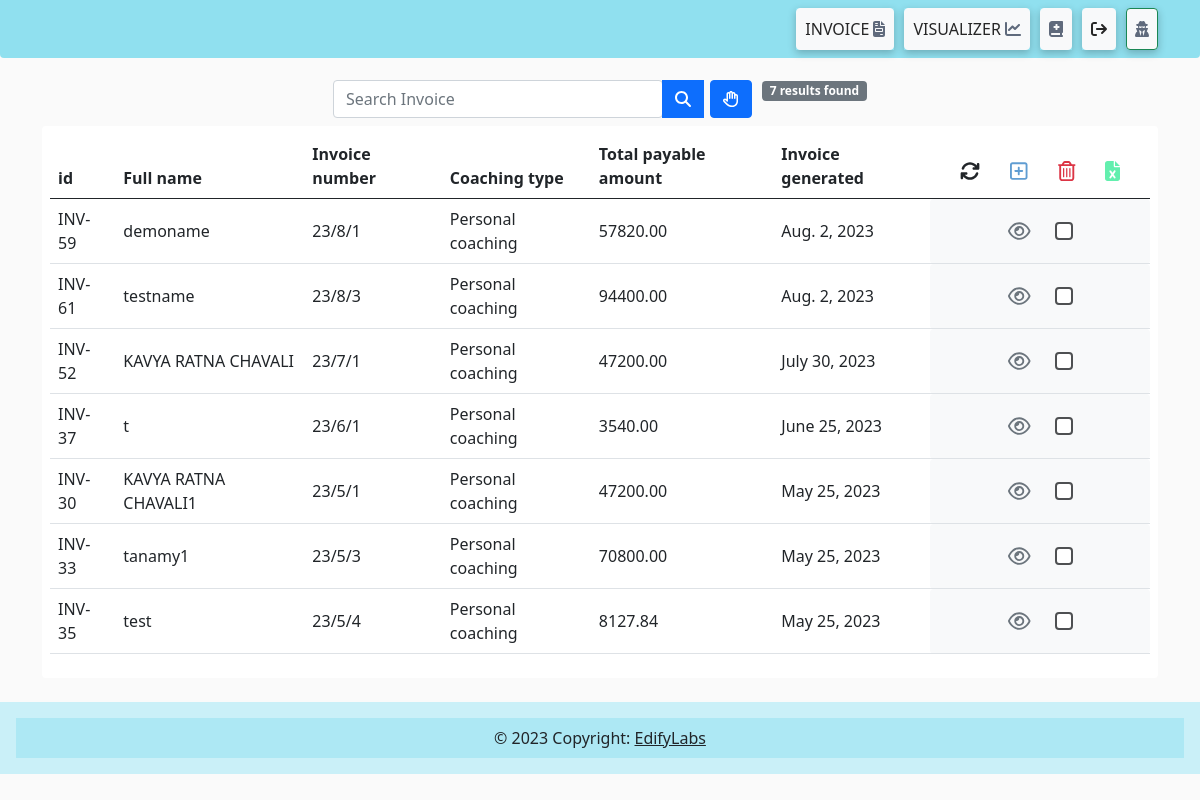
Screenshot of /invoice_display (signed in) with the database file from the repository.
### invoice/models.py (models this page shows, shortened)
class Invoice(models.Model):
    full_name_invoice = models.CharField(max_length=100)
    address_invoice = models.TextField(max_length=150, blank=True)
    GST_invoice = models.CharField(max_length=100 , blank=True)
    invoice_number = models.CharField(max_length=100 , blank=True) #auto
    date_added_invoice = models.DateField(auto_now_add=True ) #auto
    coaching_type_course_invoice = models.ForeignKey(Course, on_delete=models.CASCADE)
    particular_invoice = models.TextField(blank=True)
    amount_invoice  = models.DecimalField(max_digits=20 ,decimal_places=2)
    any_discount_invoice = models.DecimalField(max_digits=20 , decimal_places=2 ,default= 0 ,blank=True)
    total_amount_invoice =  models.DecimalField(max_digits=20 , decimal_places=2 ,default= 0)
    cgst = models.PositiveIntegerField(default=9)
    sgst = models.PositiveIntegerField(default=9)
    igst = models.PositiveIntegerField(default=0)
    cgst_amount = models.DecimalField(max_digits=20, decimal_places=2, default=0)
    sgst_amount = models.DecimalField(max_digits=20, decimal_places=2, default=0)
    igst_amount = models.DecimalField(max_digits=20, decimal_places=2, default=0)
    total_amount_payable_invoice =  models.DecimalField(max_digits=20 , decimal_places=2 ,default= 0)
    def __str__(self):
        return f"{self.full_name_invoice} {self.invoice_number} ({self.date_added_invoice})"
    class Meta:
        ordering = ('-date_added_invoice', )

### clientsapp/models.py (models this page shows)
class Course(models.Model):
    title = models.CharField(" 📌 Title ", max_length=100)
    desc = models.CharField(
        "💬 Small Message?", max_length=100, blank=True, default="")
    date = models.DateTimeField(auto_now_add=True)
    def __str__(self):
        return str(self.title)

### invoice/views.py (the view)
# urls.py: path('invoice_display', invoice_display, name='invoice_display'),
@login_required(login_url='loginPage')
def invoice_display(request):
    all_invoice = Invoice.objects.all()
    print(all_invoice)
    if len(all_invoice) != 0:
        context_invoice_list = { "page": "ALL INVOICE | Edify Lab's Business Tool ",
            "invoice_display": all_invoice, "total_invoice": len(all_invoice)}
    else:
        error = "NO INVOICE - 0"
        context_invoice_list = {"error": error , "page": " ALL INVOICE | Edify Lab's Business Tool "}
    return render(request, "invoice_template/invoice_display.html/", context_invoice_list)

### templates/invoice_template/invoice_display.html (shortened to what this page needs)
{% extends "base.html" %}
{% load crispy_forms_tags %}
{% block content %}
<br>
<div class="container mt-5" style="overflow-x:auto">
    <div class="container-fluid mt-2 mb-2">
        <form method="POST" action="{% url 'search_invoice' %}">
              <div style="display: inline-block;" class="row height d-flex justify-content-center align-items-center">
                <div class="col-md-6">
                    <div class="input-group">
                        <input  type="text" name="title" class="form-control rounded" placeholder="Search Invoice"  />
                        <button type="submit" class="btn btn-primary form-submit-button"> <i class="fas fa-search"></i></button>
                        <div style="margin-left:6px ;">
                            <button class="btn btn-primary" type="button" data-bs-toggle="offcanvas" data-bs-target="#offcanvasTop" aria-controls="offcanvasTop">
                                <i class="fa-regular fa-hand"></i>
                            </button>
                        </div>
                        <div style="margin-left:10px ;">
                            {% if filter_title %}
                                <h6><span class="badge bg-secondary">  {{filter_title_total}}  results found</span></h6>
                            {% elif total_invoice %}
                            <h6><span class="badge bg-secondary"> {{total_invoice}} results found</span></h6>
                            {% else %}
                            <h6><span class="badge bg-secondary"> 0 results found</span></h6>
                            {% endif %}
                        </div>
                    </div>
                </div>
            </div>
        </form>
    </div>
    {% if filter_title %}
    <form method="post" class="bg-white p-2  rounded" action="{% url 'invoice_item_delete' %}">
        {% csrf_token %}
        <table class="table">
            <thead class="border-bottom  fw-bold">
                <tr>
                    <td>id</td>
                    <td>Full name</td>
                    <td>Invoice number</td>
                    <td>Coaching type</td>
                    <td>Total payable amount</td>
                    <td class="text-center " width="20%">
                        <a href="{% url 'invoice_display' %}" class="btn" title="Refresh">
                            <i class="fa-solid fa-arrows-rotate fa-lg"></i>
                        </a>
                        <a href="{% url 'invoice_dashboard' %}" class="btn" title="Generate invoice">
                            <i class="fa-regular fa-square-plus fa-lg" style="color: #609dd2;"></i>
                        </a>
                        <button type="submit" class="btn" title="Delete">
                            <i class="far fa-trash-alt fa-lg text-danger float-right"></i>
                        </button>
                     <a href="{% url 'download_invoice_excel' %}" class="btn"  title="download to excel">
                        <i class="fa-solid fa-file-excel fa-lg" style="color: #63efae;"></i>
                    </a>
                    </td>
                </tr>
            </thead>
            <tbody style="vertical-align: middle;">
                {% for invoice in filter_title %}
                    <tr>
                        <td>INV-{{invoice.id}}</td>
                        <td>{{invoice.full_name_invoice}}</td>
                        <td>{{invoice.invoice_number}}</td>
                        <td>{{invoice.coaching_type_course_invoice}}</td>
                        <td>{{invoice.total_amount_payable_invoice}}</td>
                        <td class="rounded bg-light text-center">
                            <a href="{% url 'invoice' invoice.id %}" class="btn text-secondary px-0  inline-input">
                                <i class="fa-regular fa-eye fa-lg" title="view"></i>
                            </a>
                                <input style="width:18px ;height: 18px; border: 2px solid #4e5052" class="inline-input form-check-input " type="checkbox" value="{{ invoice.id }}" name="item_ids_invoice">
                        </td>
                    </tr>
                {% endfor %}
            </tbody>
        </table>
    </form>
    {% else %}
        <form method="post" class="bg-white p-2  rounded" action="{% url 'invoice_item_delete' %}">
            <table class="table">
                <thead class="border-bottom  fw-bold">
                    <tr>
                        <td>id</td>
                        <td>Full name</td>
                        <td>Invoice number</td>
                        <td>Coaching type</td>
                        <td>Total payable amount</td>
                        <td>Invoice generated</td>
                        <td class="text-center " width="20%">
                            <a href="{% url 'invoice_display' %}" class="btn" title="Refresh">
                                <i class="fa-solid fa-arrows-rotate fa-lg"></i>
                            </a>
                            <a href="{% url 'invoice_dashboard' %}" class="btn" title="Generate invoice">
                                <i class="fa-regular fa-square-plus fa-lg" style="color: #609dd2;"></i>
                            </a>
                            <button type="submit" class="btn" title="Delete">
                                <i class="far fa-trash-alt fa-lg text-danger float-right"></i>
                            </button>
                         <a href="{% url 'download_invoice_excel' %}" class="btn"  title="download to excel">
                            <i class="fa-solid fa-file-excel fa-lg" style="color: #63efae;"></i>
                        </a>
                        </td>
                    </tr>
                </thead>
                <tbody style="vertical-align: middle;">
                    {% for invoice in invoice_display %}
                        <tr>
                            <td>INV-{{invoice.id}}</td>
                            <td>{{invoice.full_name_invoice}}</td>
                            <td>{{invoice.invoice_number}}</td>
                            <td>{{invoice.coaching_type_course_invoice}}</td>
                            <td>{{invoice.total_amount_payable_invoice}}</td>
                            <td>{{invoice.date_added_invoice}}</td>
                            <td class="rounded bg-light text-center">
                                <a href="{% url 'invoice' invoice.id %}" class="btn text-secondary px-0  inline-input">
                                    <i class="fa-regular fa-eye fa-lg" title="view"></i>
                                </a>
                                    <input style="width:18px ;height: 18px; border: 2px solid #4e5052" class="inline-input form-check-input " type="checkbox" value="{{ invoice.id }}" name="item_ids_invoice">
                            </td>
                        </tr>
                    {% endfor %}
                </tbody>
            </table>
        </form>
    {% endif %}
</div>
{% include 'footer.html' %}
{% endblock content %}

### templates/base.html (style rules this page uses)
.inline-input { display: inline-block; padding: 0px; vertical-align: middle; margin: 0 10px; }

### rows the page displays
Invoice: id "59", full_name_invoice "demoname", invoice_number "23/8/1", coaching_type_course_invoice "Personal coaching", total_amount_payable_invoice "57820.00", date_added_invoice "Aug. 2, 2023"
Invoice: id "61", full_name_invoice "testname", invoice_number "23/8/3", coaching_type_course_invoice "Personal coaching", total_amount_payable_invoice "94400.00", date_added_invoice "Aug. 2, 2023"
Invoice: id "52", full_name_invoice "KAVYA RATNA CHAVALI", invoice_number "23/7/1", coaching_type_course_invoice "Personal coaching", total_amount_payable_invoice "47200.00", date_added_invoice "July 30, 2023"
Invoice: id "37", full_name_invoice "t", invoice_number "23/6/1", coaching_type_course_invoice "Personal coaching", total_amount_payable_invoice "3540.00", date_added_invoice "June 25, 2023"
Invoice: id "30", full_name_invoice "KAVYA RATNA CHAVALI1", invoice_number "23/5/1", coaching_type_course_invoice "Personal coaching", total_amount_payable_invoice "47200.00", date_added_invoice "May 25, 2023"
Invoice: id "33", full_name_invoice "tanamy1", invoice_number "23/5/3", coaching_type_course_invoice "Personal coaching", total_amount_payable_invoice "70800.00", date_added_invoice "May 25, 2023"
Invoice: id "35", full_name_invoice "test", invoice_number "23/5/4", coaching_type_course_invoice "Personal coaching", total_amount_payable_invoice "8127.84", date_added_invoice "May 25, 2023"

### other values shown
{{ total_invoice }} "7"
